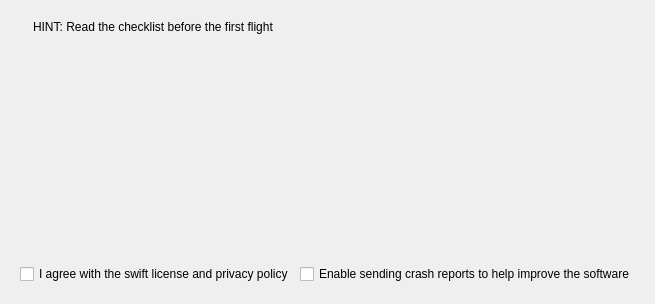
<?xml version="1.0" encoding="UTF-8"?>
<ui version="4.0">
 <class>CLegalInfoComponent</class>
 <widget class="QFrame" name="CLegalInfoComponent">
  <property name="geometry">
   <rect>
    <x>0</x>
    <y>0</y>
    <width>542</width>
    <height>285</height>
   </rect>
  </property>
  <property name="windowTitle">
   <string>swift legal information</string>
  </property>
  <layout class="QVBoxLayout" name="verticalLayout">
   <item>
    <widget class="QFrame" name="fr_Tip">
     <layout class="QHBoxLayout" name="hl_Tp" stretch="0,1">
      <item>
       <widget class="QLabel" name="lbl_Icon">
        <property name="text">
         <string/>
        </property>
        <property name="pixmap">
         <pixmap resource="../../misc/misc.qrc">:/pastel/icons/pastel/32/exclamation.png</pixmap>
        </property>
       </widget>
      </item>
      <item>
       <widget class="QLabel" name="lbl_Tip">
        <property name="text">
         <string>HINT: Read the checklist before the first flight</string>
        </property>
       </widget>
      </item>
     </layout>
    </widget>
   </item>
   <item>
    <widget class="swift::gui::components::CAboutHtmlComponent" name="comp_AboutHTML">
     <property name="minimumSize">
      <size>
       <width>0</width>
       <height>200</height>
      </size>
     </property>
    </widget>
   </item>
   <item>
    <widget class="QFrame" name="fr_Agree">
     <layout class="QHBoxLayout" name="hl_Agree">
      <item>
       <widget class="QCheckBox" name="cb_Agree">
        <property name="text">
         <string>I agree with the swift license and privacy policy</string>
        </property>
       </widget>
      </item>
      <item>
       <widget class="QCheckBox" name="cb_CrashDumps">
        <property name="text">
         <string>Enable sending crash reports to help improve the software</string>
        </property>
       </widget>
      </item>
     </layout>
    </widget>
   </item>
  </layout>
 </widget>
 <customwidgets>
  <customwidget>
   <class>swift::gui::components::CAboutHtmlComponent</class>
   <extends>QFrame</extends>
   <header>gui/components/abouthtmlcomponent.h</header>
   <container>1</container>
  </customwidget>
 </customwidgets>
 <resources>
  <include location="../../misc/misc.qrc"/>
 </resources>
 <connections/>
</ui>
